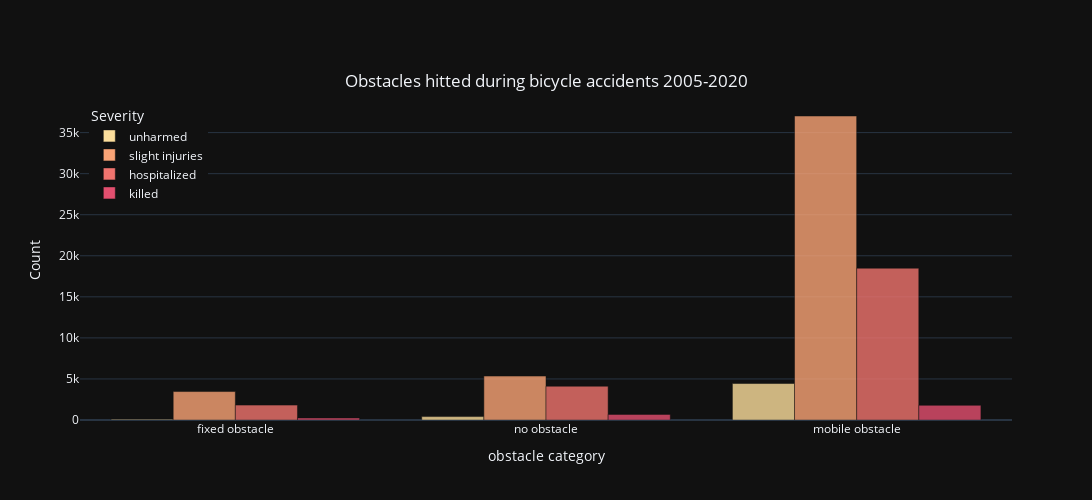

Here is the notebook cell this chart was saved with:
### Code cell
dx= df[df.catv=='bicycle'].groupby(['grav', 'obs']).count().reset_index()

fig = px.bar( dx, x='obs', y='infra', title="Wide-Form Input", color='grav',  barmode='group',
    opacity=.8, color_discrete_sequence= px.colors.sequential.Sunsetdark,
    labels={'catv': 'Vehicle type','obs':'Obstacle category', 'infra':'Count', 'grav':'Severity'}, template="plotly_dark",
    category_orders= {"grav": ['unharmed', 'slight injuries','hospitalized',"killed"]} )
    # color_discrete_sequence=px.colors.qualitative.T10,
    #color_discrete_map={'killed':'red', 'hospitalized':'orange','slight injuries':'gold','unharmed':'greenyellow'}
    #category_orders={"col": ["val1", ...], ...})
fig.update_xaxes(type='category', categoryorder='total ascending')
fig.update_layout(width=1100, height=500,xaxis_title_text='Obstacle category', yaxis_title_text='Count', 
    title='Obstacles hitted during bicycle accidents 2005-2020', title_x=.5, title_y=.85 ,
    legend=dict(yanchor="top",y=0.99,xanchor="left",x=0.01) )
fig.show()
fig.write_html("streamlit_app/plots/bike_acidents_obstacles.html")

### Figure 1 — Plotly figure (JSON) as saved in the notebook; plotly's stock layout.template omitted (floating-point values rounded to 4 significant figures)
{"data": [{"alignmentgroup": "True", "hovertemplate": "Severity=unharmed<br>Obstacle category=%{x}<br>Count=%{y}<extra></extra>", "legendgroup": "unharmed", "marker": {"color": "rgb(252, 222, 156)", "opacity": 0.8, "pattern": {"shape": ""}}, "name": "unharmed", "offsetgroup": "unharmed", "orientation": "v", "showlegend": true, "textposition": "auto", "type": "bar", "x": ["fixed obstacle", "mobile obstacle", "no obstacle"], "xaxis": "x", "y": [100, 4442, 417], "yaxis": "y"}, {"alignmentgroup": "True", "hovertemplate": "Severity=slight injuries<br>Obstacle category=%{x}<br>Count=%{y}<extra></extra>", "legendgroup": "slight injuries", "marker": {"color": "rgb(250, 164, 118)", "opacity": 0.8, "pattern": {"shape": ""}}, "name": "slight injuries", "offsetgroup": "slight injuries", "orientation": "v", "showlegend": true, "textposition": "auto", "type": "bar", "x": ["fixed obstacle", "mobile obstacle", "no obstacle"], "xaxis": "x", "y": [3465, 37023, 5350], "yaxis": "y"}, {"alignmentgroup": "True", "hovertemplate": "Severity=hospitalized<br>Obstacle category=%{x}<br>Count=%{y}<extra></extra>", "legendgroup": "hospitalized", "marker": {"color": "rgb(240, 116, 110)", "opacity": 0.8, "pattern": {"shape": ""}}, "name": "hospitalized", "offsetgroup": "hospitalized", "orientation": "v", "showlegend": true, "textposition": "auto", "type": "bar", "x": ["fixed obstacle", "mobile obstacle", "no obstacle"], "xaxis": "x", "y": [1813, 18489, 4117], "yaxis": "y"}, {"alignmentgroup": "True", "hovertemplate": "Severity=killed<br>Obstacle category=%{x}<br>Count=%{y}<extra></extra>", "legendgroup": "killed", "marker": {"color": "rgb(227, 79, 111)", "opacity": 0.8, "pattern": {"shape": ""}}, "name": "killed", "offsetgroup": "killed", "orientation": "v", "showlegend": true, "textposition": "auto", "type": "bar", "x": ["fixed obstacle", "mobile obstacle", "no obstacle"], "xaxis": "x", "y": [251, 1788, 682], "yaxis": "y"}], "layout": {"barmode": "group", "height": 500, "legend": {"title": {"text": "Severity"}, "tracegroupgap": 0, "x": 0.01, "xanchor": "left", "y": 0.99, "yanchor": "top"}, "title": {"text": "Obstacles hitted during bicycle accidents 2005-2020", "x": 0.5, "y": 0.85}, "width": 1100, "xaxis": {"anchor": "y", "categoryorder": "total ascending", "domain": [0, 1], "title": {"text": "obstacle category"}, "type": "category"}, "yaxis": {"anchor": "x", "domain": [0, 1], "title": {"text": "Count"}}}}
